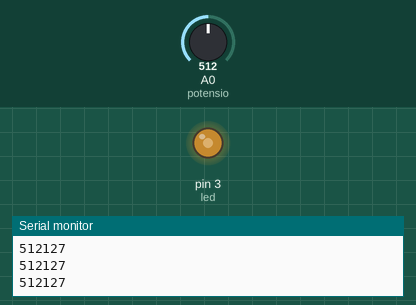
The sketch below on a simulated Arduino Uno, built with avr-gcc and run on an emulated ATmega328P. Shown: output pins drawn as LEDs (lit = HIGH), the last lines printed to the serial monitor. The test bench sets the inputs (shaded band); at power-on: A0 (potensio) = 512.

Above: at 1.2 s.
1.3 s: A0 (potensio) set to 716
At 2.3 s:
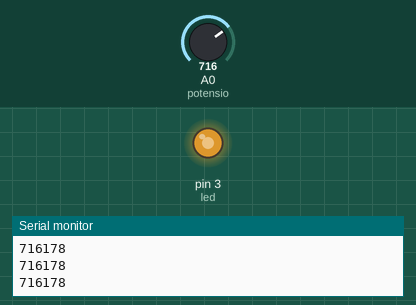
2.8 s: A0 (potensio) set to 900
At 3.3 s:
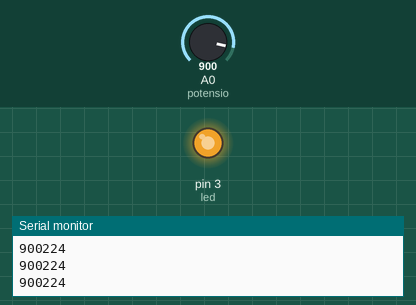
4.3 s: A0 (potensio) set to 122
At 5.5 s:
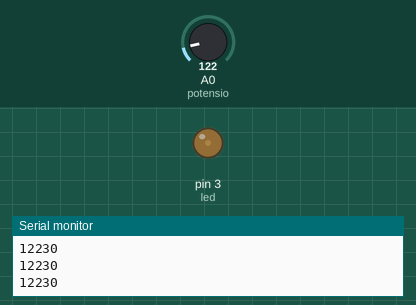
5.8 s: A0 (potensio) set to 0
At 6.6 s:
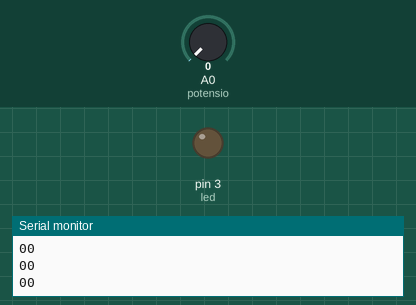
7.3 s: A0 (potensio) set to 511
At 7.9 s:
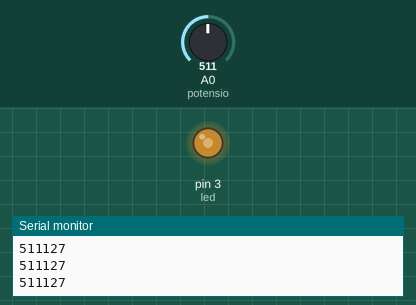
Timing chart, 0 to 9.8 s (numbered marks = the images above; inputs shaded):
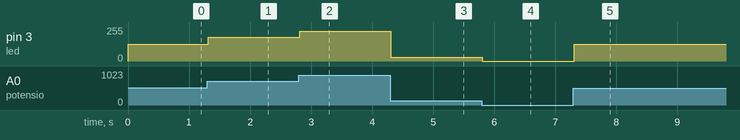

Measured:
- after the input at 1.3 s, pin 3 (led): 127/255 → 178/255 at once
- after the input at 2.8 s, pin 3 (led): 178/255 → 224/255 at once
- after the input at 4.3 s, pin 3 (led): 224/255 → 30/255 at once
- after the input at 5.8 s, pin 3 (led): 30/255 → 0/255 at once
- after the input at 7.3 s, pin 3 (led): 0/255 → 127/255 at once

The sketch:

Potensio.ino
```cpp
byte potensio = A0;
int nilai_pot, nilai_pwm;
byte led = 3;

void setup() {
  Serial.begin(9600);
  pinMode(led, OUTPUT);
}

void loop() {
  nilai_pot = analogRead(potensio);
  nilai_pwm = map(nilai_pot, 0, 1023, 0, 255);
  Serial.println(String() + nilai_pot + "" + nilai_pwm);
  analogWrite(led, nilai_pwm);
} 
```
